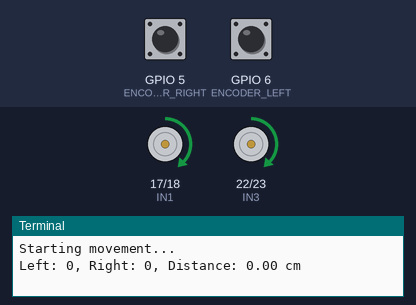
Bench run of a program on a simulated Raspberry Pi (BCM pin numbers). On the bench: motor-driver pin pairs drawn as motors (green arrow = first pin HIGH = forward, orange = second pin HIGH = backward, longer = more drive, scaled by the enable pin), the last lines printed to the terminal. The inputs (shaded band) are chosen by the test bench; at power-on: GPIO 5 (ENCODER_RIGHT) HIGH, GPIO 6 (ENCODER_LEFT) HIGH. The clock reads 2024-03-15 10:24:30 at power-on unless the program sets it. At 2.0 s the program stops and its outputs stay as they are.

Above: at 0.1 s.
At 2.1 s:
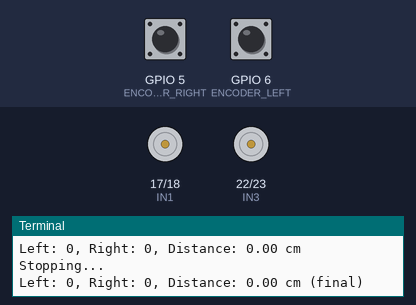
Timing chart, 0 to 3.5 s (numbered marks = the images above):
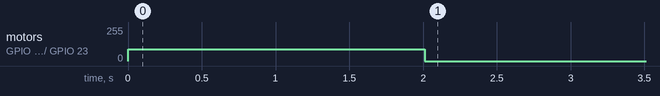

Measured:
- by itself, motor on GPIO 17 (IN1) / GPIO 18 (IN2), motor on GPIO 22 (IN3) / GPIO 23 (IN4): stopped → forward 89/255 at 0.00 s, → stopped 2.0 s later

The program:

Encoder-test.py
```python
import RPi.GPIO as GPIO
import time

# Set GPIO mode to BCM
GPIO.setmode(GPIO.BCM)
GPIO.setwarnings(False)

# Define motor control pins (from your code)
# Left Side Motors
IN1 = 17  # BCM 17, Physical Pin 11 - Left Motors Forward
IN2 = 18  # BCM 18, Physical Pin 12 - Left Motors Backward
ENA = 27  # BCM 27, Physical Pin 13 - Left Motors Enable (PWM)

# Right Side Motors
IN3 = 22  # BCM 22, Physical Pin 15 - Right Motors Forward
IN4 = 23  # BCM 23, Physical Pin 16 - Right Motors Backward
ENB = 24  # BCM 24, Physical Pin 18 - Right Motors Enable (PWM)

# Define encoder pins (temporary placeholders; adjust these later)
ENCODER_RIGHT = 5   # BCM 5, Physical Pin 29 (example)
ENCODER_LEFT = 6  # BCM 6, Physical Pin 31 (example)

# Constants for distance calculation (from your Arduino code)
WHEEL_CIRCUM = 22.0         # Wheel circumference in cm
PULSES_PER_REVOLUTION = 39.36  # Pulses per full revolution

# Variables to track encoder counts
enc_left_count = 0
enc_right_count = 0

# Set up motor pins as outputs
motor_pins = [IN1, IN2, ENA, IN3, IN4, ENB]
for pin in motor_pins:
    GPIO.setup(pin, GPIO.OUT)

# Set up PWM for speed control (frequency = 100Hz)
pwm_a = GPIO.PWM(ENA, 100)  # Left motors speed
pwm_b = GPIO.PWM(ENB, 100)  # Right motors speed
pwm_a.start(0)
pwm_b.start(0)

# Set up encoder pins as inputs with pull-ups
GPIO.setup(ENCODER_LEFT, GPIO.IN, pull_up_down=GPIO.PUD_UP)
GPIO.setup(ENCODER_RIGHT, GPIO.IN, pull_up_down=GPIO.PUD_UP)

# Motor control functions
def set_speed(speed):
    """Set speed for all motors (0-100)"""
    pwm_a.ChangeDutyCycle(speed)
    pwm_b.ChangeDutyCycle(speed)

def stop():
    """Stop all motors"""
    GPIO.output(IN1, GPIO.LOW)
    GPIO.output(IN2, GPIO.LOW)
    GPIO.output(IN3, GPIO.LOW)
    GPIO.output(IN4, GPIO.LOW)
    set_speed(0)

def forward():
    """Move robot forward"""
    GPIO.output(IN1, GPIO.HIGH)
    GPIO.output(IN2, GPIO.LOW)
    GPIO.output(IN3, GPIO.HIGH)
    GPIO.output(IN4, GPIO.LOW)
    set_speed(35)  # 35% duty cycle as requested

# Encoder callback functions (single-pin, rising edge only)
def update_left_encoder(channel):
    global enc_left_count
    enc_left_count += 1  # Increment on each rising edge

def update_right_encoder(channel):
    global enc_right_count
    enc_right_count += 1  # Increment on each rising edge

# Add event detection for encoders
GPIO.add_event_detect(ENCODER_LEFT, GPIO.RISING, callback=update_left_encoder)
GPIO.add_event_detect(ENCODER_RIGHT, GPIO.RISING, callback=update_right_encoder)

distance = 0

# Main function to move forward and measure distance
def run_robot():
    global distance
    try:
        print("Starting movement...")
        forward()  # Start moving forward at 35% speed

        start_time = time.time()
        while time.time() - start_time < 2:  # Run for 2 seconds
            # Calculate distance
            encoder_average = (enc_left_count + enc_right_count) / 2.0
            # distance = (encoder_average / PULSES_PER_REVOLUTION) * WHEEL_CIRCUM
            distance = (enc_left_count / PULSES_PER_REVOLUTION) * WHEEL_CIRCUM

            # Print status
            print(f"Left: {enc_left_count}, Right: {enc_right_count}, Distance: {distance:.2f} cm")
            time.sleep(0.1)  # Update every 100ms

        print("Stopping...")
        stop()

    except KeyboardInterrupt:
        print("\nStopped by user")

    finally:
        print(f"Left: {enc_left_count}, Right: {enc_right_count}, Distance: {distance:.2f} cm (final)")
        stop()
        GPIO.cleanup()

# Run the program
if __name__ == "__main__":
    run_robot()
```
